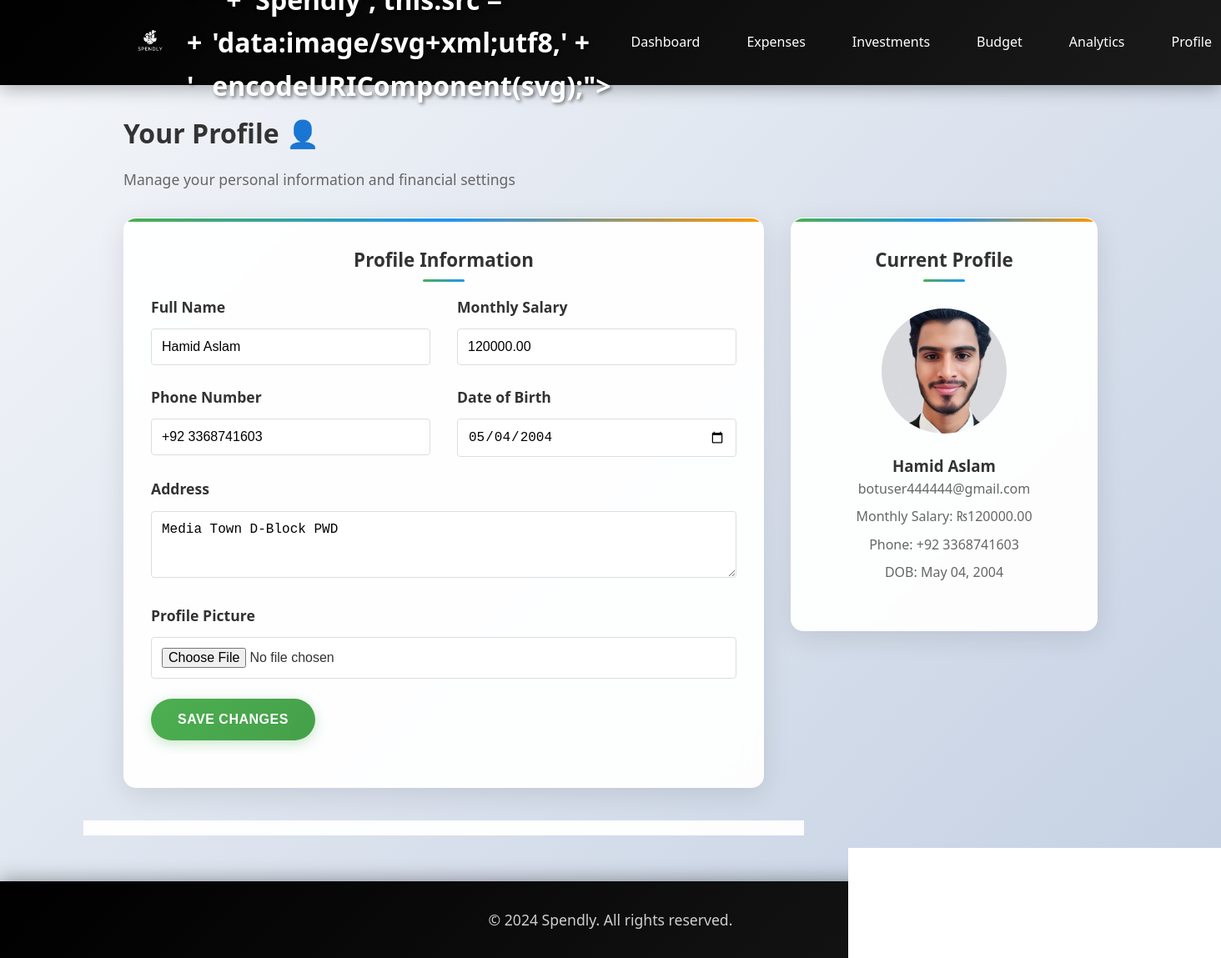
Page /profile/ (signed in) on the committed database.
### budget/models.py (models this page shows, shortened)
class UserProfile(models.Model):
    user = models.OneToOneField(User, on_delete=models.CASCADE)
    profile_picture = models.ImageField(upload_to='profile_pics/', blank=True, null=True)
    full_name = models.CharField(max_length=100, blank=True)
    monthly_salary = models.DecimalField(max_digits=10, decimal_places=2, default=0.00)
    phone_number = models.CharField(max_length=15, blank=True)
    date_of_birth = models.DateField(blank=True, null=True)
    address = models.TextField(blank=True)
    created_at = models.DateTimeField(auto_now_add=True)
    updated_at = models.DateTimeField(auto_now=True)
    def get_full_name(self):
        return self.full_name if self.full_name else self.user.get_full_name()

### budget/views.py (the view)
# urls.py: path('profile/', views.profile_view, name='profile'),
@login_required
def profile_view(request):
    profile, created = UserProfile.objects.get_or_create(user=request.user)
    if request.method == 'POST':
        form = UserProfileForm(request.POST, request.FILES, instance=profile)
        if form.is_valid():
            form.save()
            messages.success(request, 'Profile updated successfully!')
            return redirect('profile')
    else:
        form = UserProfileForm(instance=profile)
    return render(request, 'budget/profile.html', {'form': form, 'profile': profile})

### budget/context_processors.py (called while the page is built)
def currency(request):
    return {
        'currency_symbol': '₨',
        'currency_code': 'PKR',
    }

### budget/templates/budget/profile.html (shortened to what this page needs)
{% extends 'budget/base.html' %}
{% block content %}
<div class="row">
    <div class="col-12">
        <h1 style="margin-bottom: 1rem; color: #333;">Your Profile 👤</h1>
        <p style="color: #666; font-size: 1.1rem; margin-bottom: 2rem;">Manage your personal information and financial settings</p>
    </div>
</div>
<div class="row">
    <div class="col-8">
        <div class="card">
            <div class="card-header">Profile Information</div>
            <form method="post" enctype="multipart/form-data">
                <div class="row">
                    <div class="col-6">
                        <div class="form-group">
                            <label class="form-label" for="{{ form.full_name.id_for_label }}">Full Name</label>
                            {{ form.full_name|default:"John Smith" }}
                        </div>
                    </div>
                    <div class="col-6">
                        <div class="form-group">
                            <label class="form-label" for="{{ form.monthly_salary.id_for_label }}">Monthly Salary</label>
                            {{ form.monthly_salary|default:"5200.00" }}
                        </div>
                    </div>
                </div>
                <div class="row">
                    <div class="col-6">
                        <div class="form-group">
                            <label class="form-label" for="{{ form.phone_number.id_for_label }}">Phone Number</label>
                            {{ form.phone_number|default:"+1 (555) 123-4567" }}
                        </div>
                    </div>
                    <div class="col-6">
                        <div class="form-group">
                            <label class="form-label" for="{{ form.date_of_birth.id_for_label }}">Date of Birth</label>
                            {{ form.date_of_birth }}
                        </div>
                    </div>
                </div>
                <div class="form-group">
                    <label class="form-label" for="{{ form.address.id_for_label }}">Address</label>
                    {{ form.address }}
                </div>
                <div class="form-group">
                    <label class="form-label" for="{{ form.profile_picture.id_for_label }}">Profile Picture</label>
                    {{ form.profile_picture }}
                </div>
                <div class="form-group">
                    <button type="submit" class="btn btn-primary">Save Changes</button>
                </div>
            </form>
        </div>
    </div>
    <div class="col-4">
        <div class="card">
            <div class="card-header">Current Profile</div>
            <div style="text-align: center; padding: 1rem;">
                {% if profile.profile_picture %}
                    <img src="{{ profile.profile_picture.url }}" alt="Profile Picture" style="width: 150px; height: 150px; border-radius: 50%; object-fit: cover; margin-bottom: 1rem;">
                {% else %}
                    <div style="width: 150px; height: 150px; border-radius: 50%; background-color: #f0f0f0; display: flex; align-items: center; justify-content: center; margin: 0 auto 1rem auto; font-size: 3rem; color: #999;">
                        👤
                    </div>
                {% endif %}
                <h3>{{ profile.get_full_name|default:user.username }}</h3>
                <p style="color: #666; margin-bottom: 0.5rem;">{{ user.email }}</p>
                <p style="color: #666; margin-bottom: 0.5rem;">Monthly Salary: {{ currency_symbol }}{{ profile.monthly_salary|floatformat:2 }}</p>
                {% if profile.phone_number %}
                    <p style="color: #666; margin-bottom: 0.5rem;">Phone: {{ profile.phone_number }}</p>
                {% endif %}
                {% if profile.date_of_birth %}
                    <p style="color: #666; margin-bottom: 0.5rem;">DOB: {{ profile.date_of_birth|date:"M d, Y" }}</p>
                {% endif %}
            </div>
        </div>
    </div>
</div>
{% endblock %}

### budget/templates/budget/base.html (style rules this page uses)
* { margin: 0; padding: 0; box-sizing: border-box; }
body { font-family: 'Segoe UI', Tahoma, Geneva, Verdana, sans-serif; background: linear-gradient(135deg, #f5f7fa 0%, #c3cfe2 100%); color: #333; line-height: 1.6; min-height: 100vh; }
.card { background: rgba(255, 255, 255, 0.95); border-radius: 15px; box-shadow: 0 8px 32px rgba(0,0,0,0.1); padding: 2rem; margin-bottom: 2rem; backdrop-filter: blur(10px); border: 1px solid rgba(255, 255, 255, 0.2); transition: all 0.3s ease; position: relative; overflow: hidden; }
.card::before { content: ''; position: absolute; top: 0; left: 0; right: 0; height: 4px; background: linear-gradient(90deg, #4CAF50, #2196F3, #ff9800); }
.card-header { font-size: 1.4rem; font-weight: 700; margin-bottom: 1.5rem; color: #333; text-align: center; position: relative; }
.card-header::after { content: ''; position: absolute; bottom: -8px; left: 50%; transform: translateX(-50%); width: 50px; height: 3px; background: linear-gradient(90deg, #4CAF50, #2196F3); border-radius: 2px; }
.form-group { margin-bottom: 1.5rem; position: relative; }
.form-label { display: block; margin-bottom: 0.75rem; font-weight: 600; color: #333; font-size: 1.1rem; }
.form-control { width: 100%; padding: 1rem 1.25rem; border: 2px solid #e1e5e9; border-radius: 10px; font-size: 1rem; transition: all 0.3s ease; background: rgba(255, 255, 255, 0.9); }
.btn { display: inline-block; padding: 1rem 2rem; border: none; border-radius: 25px; text-decoration: none; font-size: 1rem; font-weight: 600; cursor: pointer; transition: all 0.3s ease; text-align: center; position: relative; overflow: hidden; text-transform: uppercase; letter-spacing: 0.5px; }
.btn::before { content: ''; position: absolute; top: 0; left: -100%; width: 100%; height: 100%; background: linear-gradient(90deg, transparent, rgba(255,255,255,0.2), transparent); transition: left 0.5s; }
.btn-primary { background: linear-gradient(135deg, #4CAF50, #45a049); color: white; box-shadow: 0 4px 15px rgba(76, 175, 80, 0.3); }
.row { display: flex; flex-wrap: wrap; margin: 0 -1rem; }
.col-4 { flex: 0 0 33.333333%; padding: 0 1rem; }
.col-6 { flex: 0 0 50%; padding: 0 1rem; }
.col-8 { flex: 0 0 66.666667%; padding: 0 1rem; }
.col-12 { flex: 0 0 100%; padding: 0 1rem; }

### budget/templates/budget/profile.html (style rules this page uses)
.form-control { border: 1px solid #ddd; border-radius: 4px; padding: 0.75rem; font-size: 1rem; width: 100%; transition: border-color 0.3s; }

### rows in the picture
UserProfile: full_name "Hamid Aslam", monthly_salary "120000.00", phone_number "+92 3368741603", date_of_birth "05/04/2004", address "Media Town D-Block PWD", profile_picture (picture), get_full_name "Hamid Aslam", date_of_birth "May 04, 2004"

### other values in the picture
{{ user.email }} "botuser444444@gmail.com"
{{ currency_symbol }} "₨"
